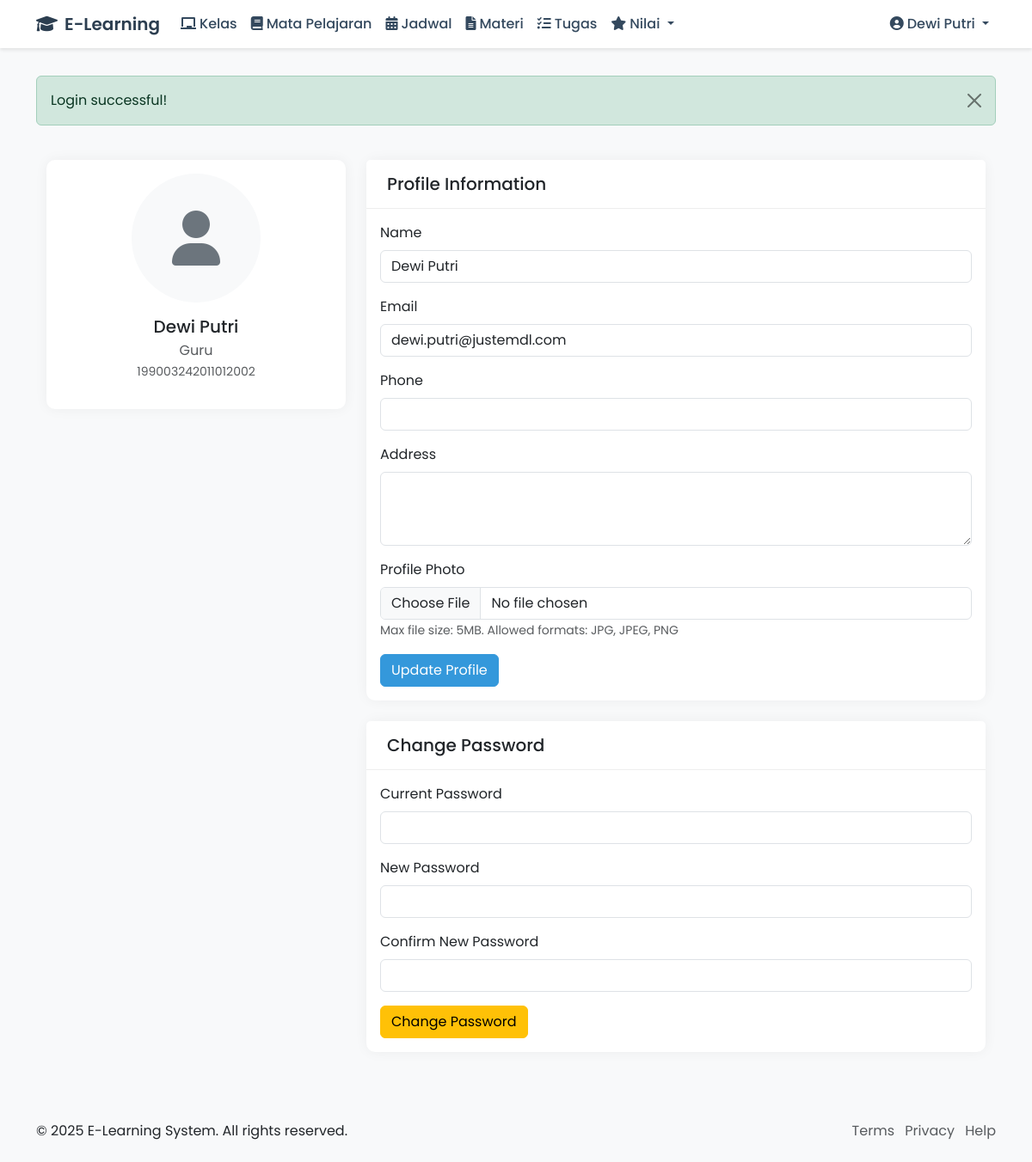
Screenshot of /web/modules/auth/profile.php (signed in) with the database file from the repository.
### tables this page shows
CREATE TABLE `pengguna` (
  `id` int(11) NOT NULL,
  `nama` varchar(255) NOT NULL,
  `email` varchar(255) NOT NULL,
  `kata_sandi` varchar(255) NOT NULL,
  `peran` enum('admin','guru','siswa') NOT NULL,
  `token_pengingat` varchar(100) DEFAULT NULL,
  `dibuat_pada` timestamp NULL DEFAULT NULL,
  `diperbarui_pada` timestamp NULL DEFAULT NULL
);

### web/helpers/auth_helper.php (called while the page is built, shortened)
<?php
require_once __DIR__ . '/../config/database.php';
class AuthHelper {
    private $db;
    public function __construct() {
        $database = new Database();
        $this->db = $database->getConnection();
    }
    public function isLoggedIn() {
        return isset($_SESSION['user_id']) && isset($_SESSION['token']);
    }
    public function getCurrentUser() {
        try {
            $query = "SELECT p.*,
                            CASE
                                WHEN p.peran = 'guru' THEN g.nip
                                WHEN p.peran = 'siswa' THEN s.nis
                                ELSE NULL
                            END as identifier,
                            CASE
                                WHEN p.peran = 'guru' THEN g.id
                                WHEN p.peran = 'siswa' THEN s.id
                                ELSE NULL
                            END as role_id
                     FROM pengguna p
                     LEFT JOIN guru g ON p.id = g.pengguna_id AND p.peran = 'guru'
                     LEFT JOIN siswa s ON p.id = s.pengguna_id AND p.peran = 'siswa'
                     WHERE p.id = ?";
            $stmt = $this->db->prepare($query);
            $stmt->bind_param("i", $_SESSION['user_id']);
            $stmt->execute();
            $result = $stmt->get_result();
            $user = $result->fetch_assoc();
            if ($user) {
                unset($user['kata_sandi']);
                return $user;
            }
            return null;
        } catch (Exception $e) {
            error_log("Get Current User Error: " . $e->getMessage());
            return null;
        }
    }
}

### web/config/database.php (called while the page is built, shortened)
<?php
class Database {
    private $host = "localhost";
    private $db_name = "elearning";
    private $username = "root";
    private $password = "";
    public function getConnection() {
        try {
            $this->conn = new mysqli($this->host, $this->username, $this->password, $this->db_name);
            $this->conn->set_charset("utf8");
            return $this->conn;
        } catch(Exception $e) {
            error_log("Database Connection Error: " . $e->getMessage());
            throw new Exception("Database connection failed");
        }
    }
}

### web/modules/auth/profile.php (the view, shortened to what this page needs)
<?php
require_once __DIR__ . '/../../config/config.php';
require_once __DIR__ . '/../../helpers/auth_helper.php';
$auth = new AuthHelper();
$user = $auth->getCurrentUser();
require_once __DIR__ . '/../../includes/header.php';
?>
<div class="container py-4">
    <div class="row">
        <div class="col-md-4 mb-4">
            <div class="card">
                <div class="card-body text-center">
                    <div class="mb-3">
                        <?php if (!empty($user['foto'])): ?>
                            <img src="<?php echo '/web/assets/uploads/' . htmlspecialchars($user['foto']); ?>"
                                 alt="Profile Photo" class="rounded-circle img-thumbnail" style="width: 150px; height: 150px; object-fit: cover;">
                        <?php else: ?>
                            <div class="bg-light rounded-circle d-inline-flex align-items-center justify-content-center"
                                 style="width: 150px; height: 150px;">
                                <i class="fas fa-user fa-4x text-secondary"></i>
                            </div>
                        <?php endif; ?>
                    </div>
                    <h5 class="mb-1"><?php echo htmlspecialchars($user['nama']); ?></h5>
                    <p class="text-muted mb-3">
                        <?php echo ucfirst(htmlspecialchars($user['peran'])); ?>
                        <?php if (isset($user['identifier'])): ?>
                            <br>
                            <small><?php echo htmlspecialchars($user['identifier']); ?></small>
                        <?php endif; ?>
                    </p>
                </div>
            </div>
        </div>
        <div class="col-md-8">
            <div class="card mb-4">
                <div class="card-header">
                    <h5 class="mb-0">Profile Information</h5>
                </div>
                <div class="card-body">
                    <form method="POST" action="" enctype="multipart/form-data">
                        <div class="mb-3">
                            <label for="nama" class="form-label">Name</label>
                            <input type="text" class="form-control" id="nama" name="nama"
                                   value="<?php echo htmlspecialchars($user['nama']); ?>" required>
                        </div>
                        <div class="mb-3">
                            <label for="email" class="form-label">Email</label>
                            <input type="email" class="form-control" id="email" name="email"
                                   value="<?php echo htmlspecialchars($user['email']); ?>" required>
                        </div>
                        <div class="mb-3">
                            <label for="telepon" class="form-label">Phone</label>
                            <input type="text" class="form-control" id="telepon" name="telepon"
                                   value="<?php echo htmlspecialchars($user['telepon'] ?? ''); ?>">
                        </div>
                        <div class="mb-3">
                            <label for="alamat" class="form-label">Address</label>
                            <textarea class="form-control" id="alamat" name="alamat" rows="3"
                                    ><?php echo htmlspecialchars($user['alamat'] ?? ''); ?></textarea>
                        </div>
                        <div class="mb-3">
                            <label for="foto" class="form-label">Profile Photo</label>
                            <input type="file" class="form-control" id="foto" name="foto" accept="image/*">
                            <small class="text-muted">Max file size: 5MB. Allowed formats: JPG, JPEG, PNG</small>
                        </div>
                        <button type="submit" class="btn btn-primary">Update Profile</button>
                    </form>
                </div>
            </div>
            <div class="card">
                <div class="card-header">
                    <h5 class="mb-0">Change Password</h5>
                </div>
                <div class="card-body">
                    <form method="POST" action="">
                        <div class="mb-3">
                            <label for="current_password" class="form-label">Current Password</label>
                            <input type="password" class="form-control" id="current_password"
                                   name="current_password" required>
                        </div>
                        <div class="mb-3">
                            <label for="new_password" class="form-label">New Password</label>
                            <input type="password" class="form-control" id="new_password"
                                   name="new_password" required>
                        </div>
                        <div class="mb-3">
                            <label for="confirm_password" class="form-label">Confirm New Password</label>
                            <input type="password" class="form-control" id="confirm_password"
                                   name="confirm_password" required>
                        </div>
                        <button type="submit" class="btn btn-warning">Change Password</button>
                    </form>
                </div>
            </div>
        </div>
    </div>
</div>
<?php require_once __DIR__ . '/../../includes/footer.php'; ?>

### web/includes/header.php (style rules this page uses)
body { font-family: 'Poppins', sans-serif; background-color: #f8f9fa; }
.card { border: none; box-shadow: 0 0 15px rgba(0,0,0,.05); border-radius: 10px; }
.card-header { background-color: #fff; border-bottom: 1px solid #eee; padding: 1rem 1.5rem; }
.btn-primary { background-color: #3498db; border-color: #3498db; }

### rows the page displays
pengguna: nama "Dewi Putri", peran "Guru", email "dewi.putri@justemdl.com"

### other values shown
$_SESSION['user_name'] "Dewi Putri"
$message "Login successful!"
$user['identifier'] "199003242011012002"
